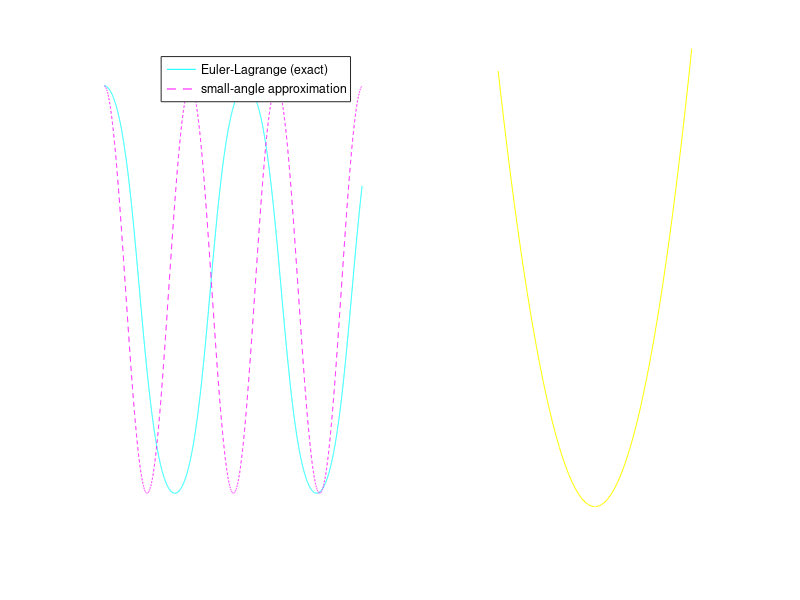

The MATLAB source for this figure:
% --- 1. The Lagrangian of a pendulum: L = K - U = (1/2) m l^2 th'^2 + m g l cos(th) ---
m = 1; l = 1; g = 9.81;
Lag = @(th, thd) 0.5 * m * l^2 * thd.^2 + m * g * l * cos(th);

% Euler-Lagrange: d/dt(dL/dth') - dL/dth = 0  ->  m l^2 th'' + m g l sin(th) = 0
pend = @(t, s) [s(2); -(g / l) * sin(s(1))];
opts = odeset('RelTol', 1e-11, 'AbsTol', 1e-12);

% --- 2. Solve the exact equation and the small-angle approximation ---
th0 = 2.5;                                         % a big swing (radians)
[t, S] = ode45(pend, linspace(0, 6, 6001), [th0; 0], opts);
small_angle = th0 * cos(sqrt(g / l) * t);

% --- 3. Check Euler-Lagrange numerically: d/dt(m l^2 th') + m g l sin(th) should be ~ 0 ---
p = m * l^2 * S(:, 2);                             % dL/dth' (the conjugate momentum)
residual = gradient(p, t) + m * g * l * sin(S(:, 1));
fprintf('max Euler-Lagrange residual: %.3e\n', max(abs(residual(3:end-2))));

% --- 4. Principle of least action: the true path makes S = integral of L dt stationary ---
T = 0.8;                                           % a short time window, where the stationary point is a minimum
[tt, tr] = ode45(pend, linspace(0, T, 4001), [0.6; 0], opts);
eps_values = linspace(-0.3, 0.3, 61);
action = zeros(size(eps_values));
for i = 1:numel(eps_values)                        % nudge the path, keeping both end points fixed
    e = eps_values(i);
    th  = tr(:, 1) + e * sin(pi * tt / T);
    thd = tr(:, 2) + e * (pi / T) * cos(pi * tt / T);
    action(i) = trapz(tt, Lag(th, thd));           % S = integral of L dt
end
[~, imin] = min(action);
fprintf('action is smallest at eps = %.2f\n', eps_values(imin));

% --- 5. Visual mapping ---
figure('Color', 'k');
subplot(1, 2, 1); hold on;
plot(t, S(:, 1), 'c', 'DisplayName', 'Euler-Lagrange (exact)');
plot(t, small_angle, 'm--', 'DisplayName', 'small-angle approximation');
set(gca, 'Color', 'k', 'XColor', 'w', 'YColor', 'w');
title('Pendulum: exact vs small-angle', 'Color', 'w');
legend('Location', 'best');

subplot(1, 2, 2); hold on;
plot(eps_values, action, 'y');
yl = ylim; plot([0 0], yl, 'w');
set(gca, 'Color', 'k', 'XColor', 'w', 'YColor', 'w');
xlabel('\epsilon', 'Color', 'w');
title('Action S vs path perturbation: the true path is the minimum', 'Color', 'w');
